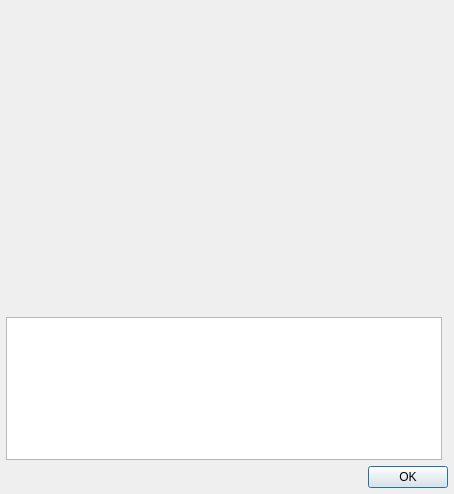
<?xml version="1.0" encoding="UTF-8"?>
<ui version="4.0">
 <class>AboutQSUIDialog</class>
 <widget class="QDialog" name="AboutQSUIDialog">
  <property name="geometry">
   <rect>
    <x>0</x>
    <y>0</y>
    <width>454</width>
    <height>494</height>
   </rect>
  </property>
  <property name="windowTitle">
   <string>About QSUI</string>
  </property>
  <layout class="QGridLayout" name="gridLayout">
   <property name="leftMargin">
    <number>6</number>
   </property>
   <property name="rightMargin">
    <number>6</number>
   </property>
   <property name="bottomMargin">
    <number>6</number>
   </property>
   <item row="0" column="0">
    <widget class="QSUiLogo" name="widget" native="true">
     <property name="sizePolicy">
      <sizepolicy hsizetype="Preferred" vsizetype="Fixed">
       <horstretch>93</horstretch>
       <verstretch>93</verstretch>
      </sizepolicy>
     </property>
     <property name="minimumSize">
      <size>
       <width>250</width>
       <height>300</height>
      </size>
     </property>
    </widget>
   </item>
   <item row="2" column="0" colspan="2">
    <widget class="QDialogButtonBox" name="buttonBox">
     <property name="orientation">
      <enum>Qt::Horizontal</enum>
     </property>
     <property name="standardButtons">
      <set>QDialogButtonBox::Ok</set>
     </property>
    </widget>
   </item>
   <item row="1" column="0">
    <widget class="QTextEdit" name="aboutTextEdit">
     <property name="readOnly">
      <bool>true</bool>
     </property>
    </widget>
   </item>
  </layout>
 </widget>
 <customwidgets>
  <customwidget>
   <class>QSUiLogo</class>
   <extends>QWidget</extends>
   <header>qsuilogo.h</header>
   <container>1</container>
  </customwidget>
 </customwidgets>
 <resources/>
 <connections>
  <connection>
   <sender>buttonBox</sender>
   <signal>accepted()</signal>
   <receiver>AboutQSUIDialog</receiver>
   <slot>accept()</slot>
   <hints>
    <hint type="sourcelabel">
     <x>248</x>
     <y>254</y>
    </hint>
    <hint type="destinationlabel">
     <x>157</x>
     <y>274</y>
    </hint>
   </hints>
  </connection>
  <connection>
   <sender>buttonBox</sender>
   <signal>rejected()</signal>
   <receiver>AboutQSUIDialog</receiver>
   <slot>reject()</slot>
   <hints>
    <hint type="sourcelabel">
     <x>316</x>
     <y>260</y>
    </hint>
    <hint type="destinationlabel">
     <x>286</x>
     <y>274</y>
    </hint>
   </hints>
  </connection>
 </connections>
</ui>
